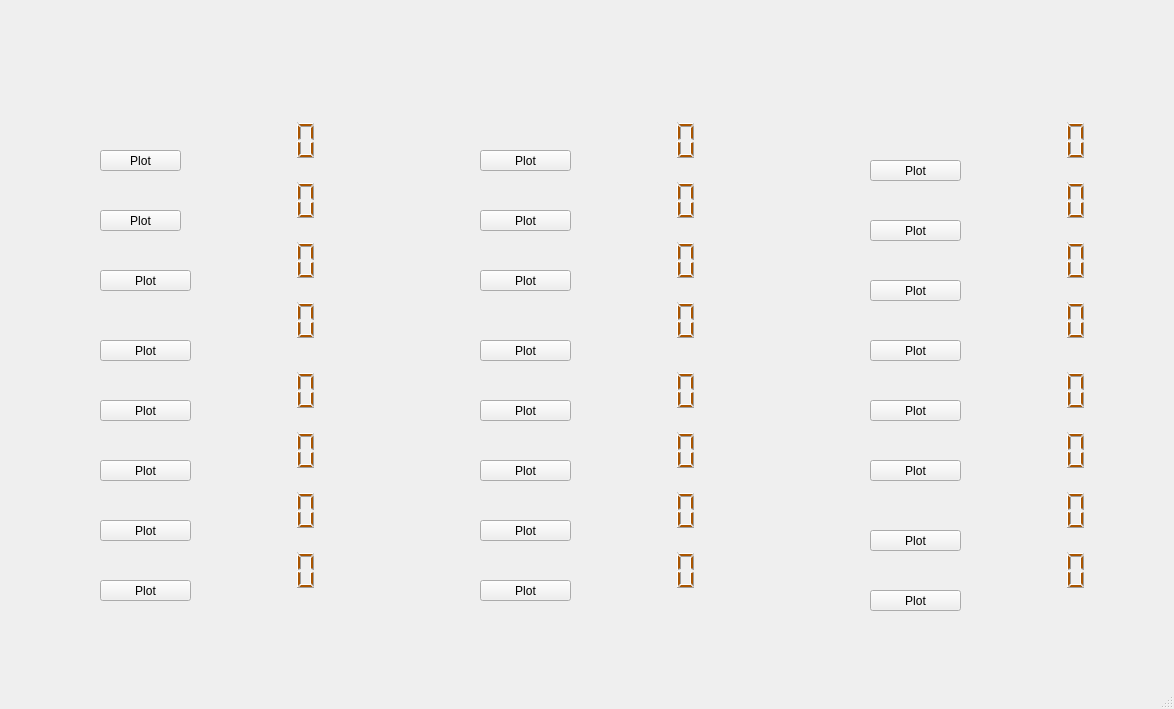
<?xml version="1.0" encoding="UTF-8"?>
<ui version="4.0">
 <class>MainWindow</class>
 <widget class="QMainWindow" name="MainWindow">
  <property name="geometry">
   <rect>
    <x>0</x>
    <y>0</y>
    <width>1174</width>
    <height>709</height>
   </rect>
  </property>
  <property name="windowTitle">
   <string>MainWindow</string>
  </property>
  <property name="autoFillBackground">
   <bool>false</bool>
  </property>
  <property name="styleSheet">
   <string notr="true"/>
  </property>
  <widget class="QWidget" name="centralwidget">
   <widget class="QLabel" name="formTitle">
    <property name="geometry">
     <rect>
      <x>440</x>
      <y>10</y>
      <width>311</width>
      <height>51</height>
     </rect>
    </property>
    <property name="text">
     <string/>
    </property>
    <property name="pixmap">
     <pixmap>f2.jpg</pixmap>
    </property>
   </widget>
   <widget class="QLabel" name="BGImg">
    <property name="geometry">
     <rect>
      <x>0</x>
      <y>0</y>
      <width>1181</width>
      <height>701</height>
     </rect>
    </property>
    <property name="text">
     <string/>
    </property>
    <property name="pixmap">
     <pixmap>f1_1.jpg</pixmap>
    </property>
   </widget>
   <widget class="QLCDNumber" name="lcdNumber">
    <property name="geometry">
     <rect>
      <x>210</x>
      <y>120</y>
      <width>111</width>
      <height>41</height>
     </rect>
    </property>
    <property name="font">
     <font>
      <weight>75</weight>
      <italic>false</italic>
      <bold>true</bold>
     </font>
    </property>
    <property name="autoFillBackground">
     <bool>false</bool>
    </property>
    <property name="styleSheet">
     <string notr="true">color: rgb(170, 85, 0);
border-color: rgb(255, 255, 255);</string>
    </property>
    <property name="lineWidth">
     <number>0</number>
    </property>
   </widget>
   <widget class="QLCDNumber" name="lcdNumber_2">
    <property name="geometry">
     <rect>
      <x>210</x>
      <y>180</y>
      <width>111</width>
      <height>41</height>
     </rect>
    </property>
    <property name="font">
     <font>
      <weight>75</weight>
      <italic>false</italic>
      <bold>true</bold>
     </font>
    </property>
    <property name="autoFillBackground">
     <bool>false</bool>
    </property>
    <property name="styleSheet">
     <string notr="true">color: rgb(170, 85, 0);</string>
    </property>
    <property name="lineWidth">
     <number>0</number>
    </property>
   </widget>
   <widget class="QLCDNumber" name="lcdNumber_3">
    <property name="geometry">
     <rect>
      <x>210</x>
      <y>240</y>
      <width>111</width>
      <height>41</height>
     </rect>
    </property>
    <property name="font">
     <font>
      <weight>75</weight>
      <italic>false</italic>
      <bold>true</bold>
     </font>
    </property>
    <property name="autoFillBackground">
     <bool>false</bool>
    </property>
    <property name="styleSheet">
     <string notr="true">color: rgb(170, 85, 0);</string>
    </property>
    <property name="lineWidth">
     <number>0</number>
    </property>
   </widget>
   <widget class="QLCDNumber" name="lcdNumber_4">
    <property name="geometry">
     <rect>
      <x>210</x>
      <y>300</y>
      <width>111</width>
      <height>41</height>
     </rect>
    </property>
    <property name="font">
     <font>
      <weight>75</weight>
      <italic>false</italic>
      <bold>true</bold>
     </font>
    </property>
    <property name="autoFillBackground">
     <bool>false</bool>
    </property>
    <property name="styleSheet">
     <string notr="true">color: rgb(170, 85, 0);</string>
    </property>
    <property name="lineWidth">
     <number>0</number>
    </property>
   </widget>
   <widget class="QLCDNumber" name="lcdNumber_5">
    <property name="geometry">
     <rect>
      <x>210</x>
      <y>370</y>
      <width>111</width>
      <height>41</height>
     </rect>
    </property>
    <property name="font">
     <font>
      <weight>75</weight>
      <italic>false</italic>
      <bold>true</bold>
     </font>
    </property>
    <property name="autoFillBackground">
     <bool>false</bool>
    </property>
    <property name="styleSheet">
     <string notr="true">color: rgb(170, 85, 0);</string>
    </property>
    <property name="lineWidth">
     <number>0</number>
    </property>
   </widget>
   <widget class="QLCDNumber" name="lcdNumber_6">
    <property name="geometry">
     <rect>
      <x>210</x>
      <y>430</y>
      <width>111</width>
      <height>41</height>
     </rect>
    </property>
    <property name="font">
     <font>
      <weight>75</weight>
      <italic>false</italic>
      <bold>true</bold>
     </font>
    </property>
    <property name="autoFillBackground">
     <bool>false</bool>
    </property>
    <property name="styleSheet">
     <string notr="true">color: rgb(170, 85, 0);</string>
    </property>
    <property name="lineWidth">
     <number>0</number>
    </property>
   </widget>
   <widget class="QLCDNumber" name="lcdNumber_7">
    <property name="geometry">
     <rect>
      <x>210</x>
      <y>490</y>
      <width>111</width>
      <height>41</height>
     </rect>
    </property>
    <property name="font">
     <font>
      <weight>75</weight>
      <italic>false</italic>
      <bold>true</bold>
     </font>
    </property>
    <property name="autoFillBackground">
     <bool>false</bool>
    </property>
    <property name="styleSheet">
     <string notr="true">color: rgb(170, 85, 0);</string>
    </property>
    <property name="lineWidth">
     <number>0</number>
    </property>
   </widget>
   <widget class="QLCDNumber" name="lcdNumber_8">
    <property name="geometry">
     <rect>
      <x>210</x>
      <y>550</y>
      <width>111</width>
      <height>41</height>
     </rect>
    </property>
    <property name="font">
     <font>
      <weight>75</weight>
      <italic>false</italic>
      <bold>true</bold>
     </font>
    </property>
    <property name="autoFillBackground">
     <bool>false</bool>
    </property>
    <property name="styleSheet">
     <string notr="true">color: rgb(170, 85, 0);</string>
    </property>
    <property name="lineWidth">
     <number>0</number>
    </property>
   </widget>
   <widget class="QLCDNumber" name="lcdNumber_9">
    <property name="geometry">
     <rect>
      <x>590</x>
      <y>120</y>
      <width>111</width>
      <height>41</height>
     </rect>
    </property>
    <property name="font">
     <font>
      <weight>75</weight>
      <italic>false</italic>
      <bold>true</bold>
     </font>
    </property>
    <property name="autoFillBackground">
     <bool>false</bool>
    </property>
    <property name="styleSheet">
     <string notr="true">color: rgb(170, 85, 0);</string>
    </property>
    <property name="lineWidth">
     <number>0</number>
    </property>
   </widget>
   <widget class="QLCDNumber" name="lcdNumber_10">
    <property name="geometry">
     <rect>
      <x>590</x>
      <y>180</y>
      <width>111</width>
      <height>41</height>
     </rect>
    </property>
    <property name="font">
     <font>
      <weight>75</weight>
      <italic>false</italic>
      <bold>true</bold>
     </font>
    </property>
    <property name="autoFillBackground">
     <bool>false</bool>
    </property>
    <property name="styleSheet">
     <string notr="true">color: rgb(170, 85, 0);</string>
    </property>
    <property name="lineWidth">
     <number>0</number>
    </property>
   </widget>
   <widget class="QLCDNumber" name="lcdNumber_11">
    <property name="geometry">
     <rect>
      <x>590</x>
      <y>240</y>
      <width>111</width>
      <height>41</height>
     </rect>
    </property>
    <property name="font">
     <font>
      <weight>75</weight>
      <italic>false</italic>
      <bold>true</bold>
     </font>
    </property>
    <property name="autoFillBackground">
     <bool>false</bool>
    </property>
    <property name="styleSheet">
     <string notr="true">color: rgb(170, 85, 0);</string>
    </property>
    <property name="lineWidth">
     <number>0</number>
    </property>
   </widget>
   <widget class="QLCDNumber" name="lcdNumber_12">
    <property name="geometry">
     <rect>
      <x>590</x>
      <y>300</y>
      <width>111</width>
      <height>41</height>
     </rect>
    </property>
    <property name="font">
     <font>
      <weight>75</weight>
      <italic>false</italic>
      <bold>true</bold>
     </font>
    </property>
    <property name="autoFillBackground">
     <bool>false</bool>
    </property>
    <property name="styleSheet">
     <string notr="true">color: rgb(170, 85, 0);</string>
    </property>
    <property name="lineWidth">
     <number>0</number>
    </property>
   </widget>
   <widget class="QLCDNumber" name="lcdNumber_13">
    <property name="geometry">
     <rect>
      <x>590</x>
      <y>370</y>
      <width>111</width>
      <height>41</height>
     </rect>
    </property>
    <property name="font">
     <font>
      <weight>75</weight>
      <italic>false</italic>
      <bold>true</bold>
     </font>
    </property>
    <property name="autoFillBackground">
     <bool>false</bool>
    </property>
    <property name="styleSheet">
     <string notr="true">color: rgb(170, 85, 0);</string>
    </property>
    <property name="lineWidth">
     <number>0</number>
    </property>
   </widget>
   <widget class="QLCDNumber" name="lcdNumber_14">
    <property name="geometry">
     <rect>
      <x>590</x>
      <y>430</y>
      <width>111</width>
      <height>41</height>
     </rect>
    </property>
    <property name="font">
     <font>
      <weight>75</weight>
      <italic>false</italic>
      <bold>true</bold>
     </font>
    </property>
    <property name="autoFillBackground">
     <bool>false</bool>
    </property>
    <property name="styleSheet">
     <string notr="true">color: rgb(170, 85, 0);</string>
    </property>
    <property name="lineWidth">
     <number>0</number>
    </property>
   </widget>
   <widget class="QLCDNumber" name="lcdNumber_15">
    <property name="geometry">
     <rect>
      <x>590</x>
      <y>490</y>
      <width>111</width>
      <height>41</height>
     </rect>
    </property>
    <property name="font">
     <font>
      <weight>75</weight>
      <italic>false</italic>
      <bold>true</bold>
     </font>
    </property>
    <property name="autoFillBackground">
     <bool>false</bool>
    </property>
    <property name="styleSheet">
     <string notr="true">color: rgb(170, 85, 0);</string>
    </property>
    <property name="lineWidth">
     <number>0</number>
    </property>
   </widget>
   <widget class="QLCDNumber" name="lcdNumber_16">
    <property name="geometry">
     <rect>
      <x>590</x>
      <y>550</y>
      <width>111</width>
      <height>41</height>
     </rect>
    </property>
    <property name="font">
     <font>
      <weight>75</weight>
      <italic>false</italic>
      <bold>true</bold>
     </font>
    </property>
    <property name="autoFillBackground">
     <bool>false</bool>
    </property>
    <property name="styleSheet">
     <string notr="true">color: rgb(170, 85, 0);</string>
    </property>
    <property name="lineWidth">
     <number>0</number>
    </property>
   </widget>
   <widget class="QLCDNumber" name="lcdNumber_17">
    <property name="geometry">
     <rect>
      <x>980</x>
      <y>120</y>
      <width>111</width>
      <height>41</height>
     </rect>
    </property>
    <property name="font">
     <font>
      <weight>75</weight>
      <italic>false</italic>
      <bold>true</bold>
     </font>
    </property>
    <property name="autoFillBackground">
     <bool>false</bool>
    </property>
    <property name="styleSheet">
     <string notr="true">color: rgb(170, 85, 0);</string>
    </property>
    <property name="lineWidth">
     <number>0</number>
    </property>
   </widget>
   <widget class="QLCDNumber" name="lcdNumber_18">
    <property name="geometry">
     <rect>
      <x>980</x>
      <y>180</y>
      <width>111</width>
      <height>41</height>
     </rect>
    </property>
    <property name="font">
     <font>
      <weight>75</weight>
      <italic>false</italic>
      <bold>true</bold>
     </font>
    </property>
    <property name="autoFillBackground">
     <bool>false</bool>
    </property>
    <property name="styleSheet">
     <string notr="true">color: rgb(170, 85, 0);</string>
    </property>
    <property name="lineWidth">
     <number>0</number>
    </property>
   </widget>
   <widget class="QLCDNumber" name="lcdNumber_19">
    <property name="geometry">
     <rect>
      <x>980</x>
      <y>240</y>
      <width>111</width>
      <height>41</height>
     </rect>
    </property>
    <property name="font">
     <font>
      <weight>75</weight>
      <italic>false</italic>
      <bold>true</bold>
     </font>
    </property>
    <property name="autoFillBackground">
     <bool>false</bool>
    </property>
    <property name="styleSheet">
     <string notr="true">color: rgb(170, 85, 0);</string>
    </property>
    <property name="lineWidth">
     <number>0</number>
    </property>
   </widget>
   <widget class="QLCDNumber" name="lcdNumber_20">
    <property name="geometry">
     <rect>
      <x>980</x>
      <y>300</y>
      <width>111</width>
      <height>41</height>
     </rect>
    </property>
    <property name="font">
     <font>
      <weight>75</weight>
      <italic>false</italic>
      <bold>true</bold>
     </font>
    </property>
    <property name="autoFillBackground">
     <bool>false</bool>
    </property>
    <property name="styleSheet">
     <string notr="true">color: rgb(170, 85, 0);</string>
    </property>
    <property name="lineWidth">
     <number>0</number>
    </property>
   </widget>
   <widget class="QLCDNumber" name="lcdNumber_21">
    <property name="geometry">
     <rect>
      <x>980</x>
      <y>370</y>
      <width>111</width>
      <height>41</height>
     </rect>
    </property>
    <property name="font">
     <font>
      <weight>75</weight>
      <italic>false</italic>
      <bold>true</bold>
     </font>
    </property>
    <property name="autoFillBackground">
     <bool>false</bool>
    </property>
    <property name="styleSheet">
     <string notr="true">color: rgb(170, 85, 0);</string>
    </property>
    <property name="lineWidth">
     <number>0</number>
    </property>
   </widget>
   <widget class="QLCDNumber" name="lcdNumber_22">
    <property name="geometry">
     <rect>
      <x>980</x>
      <y>430</y>
      <width>111</width>
      <height>41</height>
     </rect>
    </property>
    <property name="font">
     <font>
      <weight>75</weight>
      <italic>false</italic>
      <bold>true</bold>
     </font>
    </property>
    <property name="autoFillBackground">
     <bool>false</bool>
    </property>
    <property name="styleSheet">
     <string notr="true">color: rgb(170, 85, 0);</string>
    </property>
    <property name="lineWidth">
     <number>0</number>
    </property>
   </widget>
   <widget class="QLCDNumber" name="lcdNumber_23">
    <property name="geometry">
     <rect>
      <x>980</x>
      <y>490</y>
      <width>111</width>
      <height>41</height>
     </rect>
    </property>
    <property name="font">
     <font>
      <weight>75</weight>
      <italic>false</italic>
      <bold>true</bold>
     </font>
    </property>
    <property name="autoFillBackground">
     <bool>false</bool>
    </property>
    <property name="styleSheet">
     <string notr="true">color: rgb(170, 85, 0);</string>
    </property>
    <property name="lineWidth">
     <number>0</number>
    </property>
   </widget>
   <widget class="QLCDNumber" name="lcdNumber_24">
    <property name="geometry">
     <rect>
      <x>980</x>
      <y>550</y>
      <width>111</width>
      <height>41</height>
     </rect>
    </property>
    <property name="font">
     <font>
      <weight>75</weight>
      <italic>false</italic>
      <bold>true</bold>
     </font>
    </property>
    <property name="autoFillBackground">
     <bool>false</bool>
    </property>
    <property name="styleSheet">
     <string notr="true">color: rgb(170, 85, 0);</string>
    </property>
    <property name="lineWidth">
     <number>0</number>
    </property>
   </widget>
   <widget class="QPushButton" name="pushButton">
    <property name="geometry">
     <rect>
      <x>100</x>
      <y>150</y>
      <width>81</width>
      <height>21</height>
     </rect>
    </property>
    <property name="styleSheet">
     <string notr="true"/>
    </property>
    <property name="text">
     <string>Plot</string>
    </property>
   </widget>
   <widget class="QPushButton" name="pushButton_2">
    <property name="geometry">
     <rect>
      <x>100</x>
      <y>210</y>
      <width>81</width>
      <height>21</height>
     </rect>
    </property>
    <property name="styleSheet">
     <string notr="true"/>
    </property>
    <property name="text">
     <string>Plot</string>
    </property>
   </widget>
   <widget class="QPushButton" name="pushButton_3">
    <property name="geometry">
     <rect>
      <x>100</x>
      <y>270</y>
      <width>91</width>
      <height>21</height>
     </rect>
    </property>
    <property name="styleSheet">
     <string notr="true"/>
    </property>
    <property name="text">
     <string>Plot</string>
    </property>
   </widget>
   <widget class="QPushButton" name="pushButton_4">
    <property name="geometry">
     <rect>
      <x>100</x>
      <y>340</y>
      <width>91</width>
      <height>21</height>
     </rect>
    </property>
    <property name="styleSheet">
     <string notr="true"/>
    </property>
    <property name="text">
     <string>Plot</string>
    </property>
   </widget>
   <widget class="QPushButton" name="pushButton_5">
    <property name="geometry">
     <rect>
      <x>100</x>
      <y>400</y>
      <width>91</width>
      <height>21</height>
     </rect>
    </property>
    <property name="styleSheet">
     <string notr="true"/>
    </property>
    <property name="text">
     <string>Plot</string>
    </property>
   </widget>
   <widget class="QPushButton" name="pushButton_6">
    <property name="geometry">
     <rect>
      <x>100</x>
      <y>460</y>
      <width>91</width>
      <height>21</height>
     </rect>
    </property>
    <property name="styleSheet">
     <string notr="true"/>
    </property>
    <property name="text">
     <string>Plot</string>
    </property>
   </widget>
   <widget class="QPushButton" name="pushButton_7">
    <property name="geometry">
     <rect>
      <x>100</x>
      <y>520</y>
      <width>91</width>
      <height>21</height>
     </rect>
    </property>
    <property name="styleSheet">
     <string notr="true"/>
    </property>
    <property name="text">
     <string>Plot</string>
    </property>
   </widget>
   <widget class="QPushButton" name="pushButton_8">
    <property name="geometry">
     <rect>
      <x>100</x>
      <y>580</y>
      <width>91</width>
      <height>21</height>
     </rect>
    </property>
    <property name="styleSheet">
     <string notr="true"/>
    </property>
    <property name="text">
     <string>Plot</string>
    </property>
   </widget>
   <widget class="QLabel" name="label">
    <property name="geometry">
     <rect>
      <x>70</x>
      <y>100</y>
      <width>291</width>
      <height>531</height>
     </rect>
    </property>
    <property name="text">
     <string/>
    </property>
    <property name="pixmap">
     <pixmap>f3.jpg</pixmap>
    </property>
   </widget>
   <widget class="QLabel" name="label_2">
    <property name="geometry">
     <rect>
      <x>450</x>
      <y>100</y>
      <width>291</width>
      <height>531</height>
     </rect>
    </property>
    <property name="text">
     <string/>
    </property>
    <property name="pixmap">
     <pixmap>f4.jpg</pixmap>
    </property>
   </widget>
   <widget class="QPushButton" name="pushButton_9">
    <property name="geometry">
     <rect>
      <x>480</x>
      <y>150</y>
      <width>91</width>
      <height>21</height>
     </rect>
    </property>
    <property name="styleSheet">
     <string notr="true"/>
    </property>
    <property name="text">
     <string>Plot</string>
    </property>
   </widget>
   <widget class="QPushButton" name="pushButton_10">
    <property name="geometry">
     <rect>
      <x>480</x>
      <y>210</y>
      <width>91</width>
      <height>21</height>
     </rect>
    </property>
    <property name="styleSheet">
     <string notr="true"/>
    </property>
    <property name="text">
     <string>Plot</string>
    </property>
   </widget>
   <widget class="QPushButton" name="pushButton_11">
    <property name="geometry">
     <rect>
      <x>480</x>
      <y>270</y>
      <width>91</width>
      <height>21</height>
     </rect>
    </property>
    <property name="styleSheet">
     <string notr="true"/>
    </property>
    <property name="text">
     <string>Plot</string>
    </property>
   </widget>
   <widget class="QPushButton" name="pushButton_12">
    <property name="geometry">
     <rect>
      <x>480</x>
      <y>340</y>
      <width>91</width>
      <height>21</height>
     </rect>
    </property>
    <property name="styleSheet">
     <string notr="true"/>
    </property>
    <property name="text">
     <string>Plot</string>
    </property>
   </widget>
   <widget class="QPushButton" name="pushButton_13">
    <property name="geometry">
     <rect>
      <x>480</x>
      <y>400</y>
      <width>91</width>
      <height>21</height>
     </rect>
    </property>
    <property name="styleSheet">
     <string notr="true"/>
    </property>
    <property name="text">
     <string>Plot</string>
    </property>
   </widget>
   <widget class="QPushButton" name="pushButton_14">
    <property name="geometry">
     <rect>
      <x>480</x>
      <y>460</y>
      <width>91</width>
      <height>21</height>
     </rect>
    </property>
    <property name="styleSheet">
     <string notr="true"/>
    </property>
    <property name="text">
     <string>Plot</string>
    </property>
   </widget>
   <widget class="QPushButton" name="pushButton_15">
    <property name="geometry">
     <rect>
      <x>480</x>
      <y>520</y>
      <width>91</width>
      <height>21</height>
     </rect>
    </property>
    <property name="styleSheet">
     <string notr="true"/>
    </property>
    <property name="text">
     <string>Plot</string>
    </property>
   </widget>
   <widget class="QPushButton" name="pushButton_16">
    <property name="geometry">
     <rect>
      <x>480</x>
      <y>580</y>
      <width>91</width>
      <height>21</height>
     </rect>
    </property>
    <property name="styleSheet">
     <string notr="true"/>
    </property>
    <property name="text">
     <string>Plot</string>
    </property>
   </widget>
   <widget class="QLabel" name="label_3">
    <property name="geometry">
     <rect>
      <x>840</x>
      <y>100</y>
      <width>291</width>
      <height>541</height>
     </rect>
    </property>
    <property name="text">
     <string/>
    </property>
    <property name="pixmap">
     <pixmap>f5.jpg</pixmap>
    </property>
   </widget>
   <widget class="QPushButton" name="pushButton_17">
    <property name="geometry">
     <rect>
      <x>870</x>
      <y>160</y>
      <width>91</width>
      <height>21</height>
     </rect>
    </property>
    <property name="styleSheet">
     <string notr="true"/>
    </property>
    <property name="text">
     <string>Plot</string>
    </property>
   </widget>
   <widget class="QPushButton" name="pushButton_18">
    <property name="geometry">
     <rect>
      <x>870</x>
      <y>220</y>
      <width>91</width>
      <height>21</height>
     </rect>
    </property>
    <property name="styleSheet">
     <string notr="true"/>
    </property>
    <property name="text">
     <string>Plot</string>
    </property>
   </widget>
   <widget class="QPushButton" name="pushButton_19">
    <property name="geometry">
     <rect>
      <x>870</x>
      <y>280</y>
      <width>91</width>
      <height>21</height>
     </rect>
    </property>
    <property name="styleSheet">
     <string notr="true"/>
    </property>
    <property name="text">
     <string>Plot</string>
    </property>
   </widget>
   <widget class="QPushButton" name="pushButton_20">
    <property name="geometry">
     <rect>
      <x>870</x>
      <y>340</y>
      <width>91</width>
      <height>21</height>
     </rect>
    </property>
    <property name="styleSheet">
     <string notr="true"/>
    </property>
    <property name="text">
     <string>Plot</string>
    </property>
   </widget>
   <widget class="QPushButton" name="pushButton_21">
    <property name="geometry">
     <rect>
      <x>870</x>
      <y>400</y>
      <width>91</width>
      <height>21</height>
     </rect>
    </property>
    <property name="styleSheet">
     <string notr="true"/>
    </property>
    <property name="text">
     <string>Plot</string>
    </property>
   </widget>
   <widget class="QPushButton" name="pushButton_22">
    <property name="geometry">
     <rect>
      <x>870</x>
      <y>460</y>
      <width>91</width>
      <height>21</height>
     </rect>
    </property>
    <property name="styleSheet">
     <string notr="true"/>
    </property>
    <property name="text">
     <string>Plot</string>
    </property>
   </widget>
   <widget class="QPushButton" name="pushButton_23">
    <property name="geometry">
     <rect>
      <x>870</x>
      <y>530</y>
      <width>91</width>
      <height>21</height>
     </rect>
    </property>
    <property name="styleSheet">
     <string notr="true"/>
    </property>
    <property name="text">
     <string>Plot</string>
    </property>
   </widget>
   <widget class="QPushButton" name="pushButton_24">
    <property name="geometry">
     <rect>
      <x>870</x>
      <y>590</y>
      <width>91</width>
      <height>21</height>
     </rect>
    </property>
    <property name="styleSheet">
     <string notr="true"/>
    </property>
    <property name="text">
     <string>Plot</string>
    </property>
   </widget>
   <zorder>BGImg</zorder>
   <zorder>formTitle</zorder>
   <zorder>label</zorder>
   <zorder>lcdNumber</zorder>
   <zorder>pushButton_7</zorder>
   <zorder>pushButton_8</zorder>
   <zorder>lcdNumber_4</zorder>
   <zorder>pushButton_2</zorder>
   <zorder>lcdNumber_3</zorder>
   <zorder>pushButton_6</zorder>
   <zorder>pushButton_3</zorder>
   <zorder>pushButton_4</zorder>
   <zorder>pushButton_5</zorder>
   <zorder>lcdNumber_5</zorder>
   <zorder>lcdNumber_7</zorder>
   <zorder>lcdNumber_8</zorder>
   <zorder>lcdNumber_2</zorder>
   <zorder>pushButton</zorder>
   <zorder>lcdNumber_6</zorder>
   <zorder>label_2</zorder>
   <zorder>lcdNumber_10</zorder>
   <zorder>lcdNumber_13</zorder>
   <zorder>lcdNumber_11</zorder>
   <zorder>lcdNumber_9</zorder>
   <zorder>lcdNumber_15</zorder>
   <zorder>lcdNumber_14</zorder>
   <zorder>lcdNumber_16</zorder>
   <zorder>lcdNumber_12</zorder>
   <zorder>pushButton_9</zorder>
   <zorder>pushButton_10</zorder>
   <zorder>pushButton_11</zorder>
   <zorder>pushButton_12</zorder>
   <zorder>pushButton_13</zorder>
   <zorder>pushButton_14</zorder>
   <zorder>pushButton_15</zorder>
   <zorder>pushButton_16</zorder>
   <zorder>label_3</zorder>
   <zorder>lcdNumber_17</zorder>
   <zorder>lcdNumber_22</zorder>
   <zorder>lcdNumber_23</zorder>
   <zorder>lcdNumber_18</zorder>
   <zorder>lcdNumber_21</zorder>
   <zorder>lcdNumber_19</zorder>
   <zorder>lcdNumber_24</zorder>
   <zorder>lcdNumber_20</zorder>
   <zorder>pushButton_17</zorder>
   <zorder>pushButton_18</zorder>
   <zorder>pushButton_19</zorder>
   <zorder>pushButton_20</zorder>
   <zorder>pushButton_21</zorder>
   <zorder>pushButton_22</zorder>
   <zorder>pushButton_23</zorder>
   <zorder>pushButton_24</zorder>
  </widget>
  <widget class="QStatusBar" name="statusbar"/>
 </widget>
 <resources>
  <include location="test.qrc"/>
 </resources>
 <connections/>
</ui>
